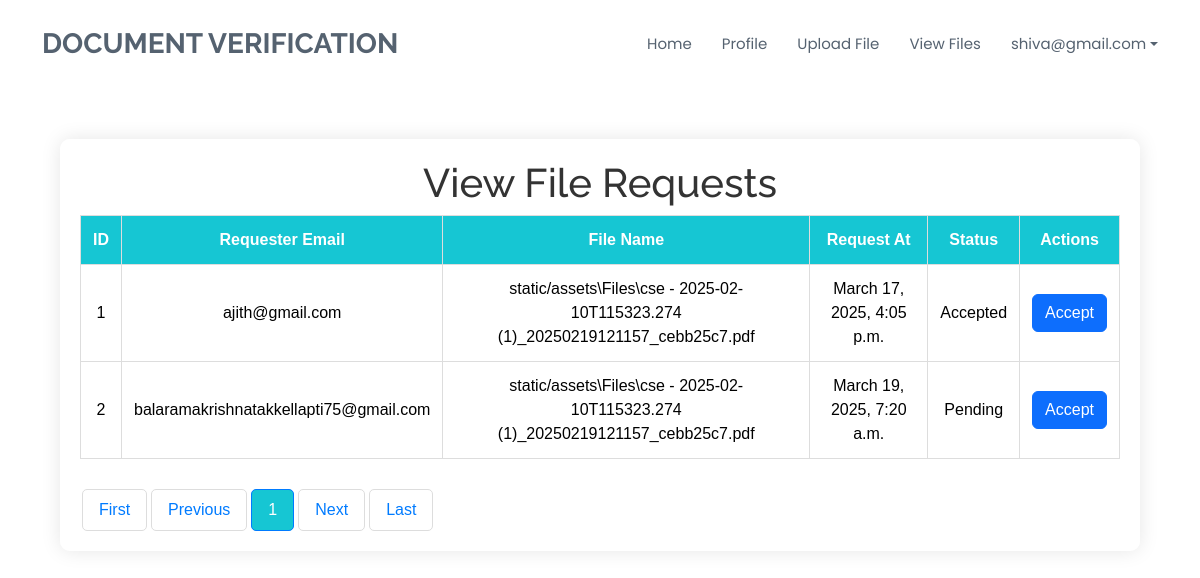
The page /viewrequests/ (signed in) on the database its author committed.
### app/models.py (models this page shows, shortened)
class UserModel(models.Model):
    username = models.CharField(max_length=255)
    email = models.EmailField(max_length=255, unique=True)
    password = models.CharField(max_length=255)
    otp = models.IntegerField(null=True)
    is_admin = models.BooleanField(default=False)
    class Meta:
        db_table = "UserModel"  # Optional, but can be used to specify the table name

class RequestFileModel(models.Model):
    file_id = models.ForeignKey(UploadFileModel, on_delete=models.CASCADE)
    requester =  models.EmailField()
    request_date = models.DateTimeField(auto_now_add=True)
    status = models.CharField(max_length=255, default='Pending')
    class Meta:
        db_table = "RequestFileModel"  # Optional, but can be used to specify the

class UploadFileModel(models.Model):
    file = models.FileField(upload_to=os.path.join('static/assets' 'Files'))
    uploaded_at = models.DateTimeField(auto_now_add=True)
    user = models.ForeignKey(UserModel, on_delete=models.CASCADE)
    filename = models.CharField(max_length=100)
    datahash = models.TextField(null=True)
    is_duplicate = models.BooleanField(default=False)
    similarity = models.FloatField(default=0.0)
    insights_path = models.CharField(max_length=500, blank=True, null=True)
    status = models.CharField(
        max_length=20,
        choices=[("Pending", "Pending"), ("Accepted", "Accepted"), ("Rejected", "Rejected")],
        default="Pending",
    )
    class Meta:
        db_table = "UploadFileModel"  # Optional, but can be used to specify the

### app/views.py (the view)
# urls.py: path('viewrequests/', views.viewrequests, name='viewrequests'),
def viewrequests(request):
    email = request.session['email']
    user = UserModel.objects.get(email=email)  # Fetch the user object
    requests = RequestFileModel.objects.filter(file_id__user__email=email)
    paginator = Paginator(requests, 4)
    page_number = request.GET.get('page')
    page_data = paginator.get_page(page_number)
    return render(request, 'viewrequests.html', {
        'data': page_data,
        'email': email,
    })

### templates/viewrequests.html (shortened to what this page needs)
{% extends "home.html" %}
{% block content %}
<head>
</head>
<body>
    <div class="containr">
        <h1> View File Requests </h1>
        <div class="table-responsive">
            <table>
                <thead>
                    <tr>
                        <th>ID</th>
                        <th>Requester Email</th>
                        <th>File Name</th>
                        <th>Request At</th>
                        <th>Status</th>
                        <th>Actions</th>
                    </tr>
                </thead>
                <tbody>
                    {% if data %}
                    {% for i in data %}
                    <tr>
                        <td>{{forloop.counter}}</td>
                        <td>{{i.requester}}</td>
                        <td>{{i.file_id.file}}</td>
                        <td>{{i.request_date}}</td>
                        <td>{{i.status}}</td>
                        <td><a href="{% url 'acceptrequest' i.id %}" class="btn btn-primary">Accept</a></td>
                    </tr>
                {% endfor %}
                {% else %}
                <tr>
                    <td colspan="6">No files found.</td>
                </tr>
                {% endif %}
                </tbody>
            </table>
        </div>
        <div class="pagination">
            <a href="?page=1">First</a>
            <a href="?page={% if data.number > 1 %}{{ data.previous_page_number }}{% else %}1{% endif %}">Previous</a>
            {% for num in data.paginator.page_range %}
                {% if data.number == num %}
                    <a href="?page={{ num }}" class="active">{{ num }}</a>
                {% else %}
                    <a href="?page={{ num }}">{{ num }}</a>
                {% endif %}
            {% endfor %}
            <a href="?page={% if data.number < data.paginator.num_pages %}{{ data.next_page_number }}{% else %}{{ data.paginator.num_pages }}{% endif %}">Next</a>
            <a href="?page={{ data.paginator.num_pages }}">Last</a>
        </div>
</div>
</body>
{% endblock %}

### templates/home.html (shortened to what this page needs)
{% extends "index.html" %}
{% block nav %}
  <header id="header" class="header d-flex align-items-center sticky-top">
    <div class="container-fluid container-xl position-relative d-flex align-items-center">
      <a href="index.html" class="logo d-flex align-items-center me-auto">
        <h1 class="sitename">Document Verification</h1>
      </a>
      <nav id="navmenu" class="navmenu">
        <ul>
          <li><a href="{% url 'home' %}" >Home</a></li>
          <li><a href="{% url 'profile' %}">Profile</a></li>
          <li><a href="{% url 'uploadfiles' %}">Upload File</a></li>
          <li><a href="{% url 'viewfiles' %}">View Files</a></li>
          <li class="nav-item dropdown">
            <a class="nav-link dropdown-toggle" href="#" id="userDropdown" role="button" data-bs-toggle="dropdown" aria-expanded="false">
              {{ email }}
            </a>
          </li>
        </ul>
      </nav>
    </div>
  </header>
{% block content %}{% endblock %}
{% endblock %}

### css/main.css (style rules this page uses)
:root { --default-font: "Roboto", system-ui, -apple-system, "Segoe UI", Roboto, "Helvetica Neue", Arial, "Noto Sans", "Liberation Sans", sans-serif, "Apple Color Emoji", "Segoe UI Emoji", "Segoe UI Symbol", "Noto Color Emoji"; --heading-font: "Raleway", sans-serif; --nav-font: "Poppins", sans-serif; }
:root { --background-color: #ffffff; --default-color: #444444; --heading-color: #556270; --accent-color: #d9232d; --surface-color: #ffffff; --contrast-color: #ffffff; }
:root { --nav-color: #556270; --nav-hover-color: #d9232d; --nav-mobile-background-color: #ffffff; --nav-dropdown-background-color: #ffffff; --nav-dropdown-color: #556270; --nav-dropdown-hover-color: #d9232d; }
:root { scroll-behavior: smooth; }
body { color: var(--default-color); background-color: var(--background-color); font-family: var(--default-font); }
a { color: var(--accent-color); text-decoration: none; transition: 0.3s; }
h1, h2, h3, h4, h5, h6 { color: var(--heading-color); font-family: var(--heading-font); }
.header { color: var(--default-color); background-color: var(--background-color); padding: 15px 0; transition: all 0.5s; z-index: 997; }
.header .logo { line-height: 1; }
.header .logo h1 { font-size: 28px; margin: 0; font-weight: 700; color: var(--heading-color); text-transform: uppercase; }
@media (max-width: 1200px) { .header .logo { order: 1; } }
@media (max-width: 1200px) { .header .navmenu { order: 3; } }
@media (min-width: 1200px) { .navmenu { padding: 0; } }
@media (min-width: 1200px) { .navmenu ul { margin: 0; padding: 0; display: flex; list-style: none; align-items: center; } }
@media (min-width: 1200px) { .navmenu li { position: relative; } }
@media (min-width: 1200px) { .navmenu a, .navmenu a:focus { color: var(--nav-color); padding: 18px 15px; font-size: 15px; font-family: var(--nav-font); font-weight: 400; display: flex; align-items: center; justify-content: space-between; white-space: nowrap; transition: 0.3s; } }
@media (min-width: 1200px) { .navmenu li:last-child a { padding-right: 0; } }

### rows shown on the page
UserModel: email "shiva@gmail.com"
RequestFileModel: requester "ajith@gmail.com", file_id.file "static/assets\\Files\\cse - 2025-02-10T115323.274 (1)_20250219121157_cebb25c7.pdf", request_date "March 17, 2025, 4:05 p.m.", status "Accepted"
RequestFileModel: requester "balaramakrishnatakkellapti75@gmail.com", file_id.file "static/assets\\Files\\cse - 2025-02-10T115323.274 (1)_20250219121157_cebb25c7.pdf", request_date "March 19, 2025, 7:20 a.m.", status "Pending"

### other values the page prints
{{ num }} "1"
